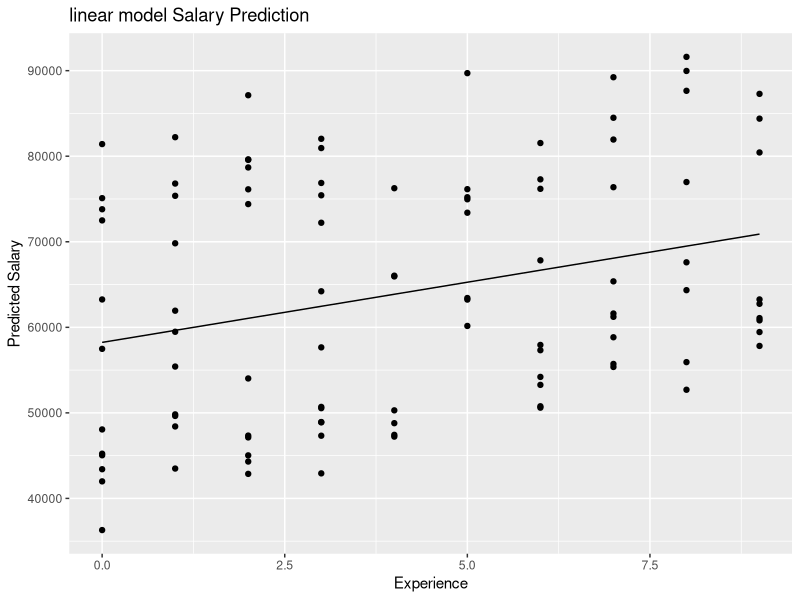
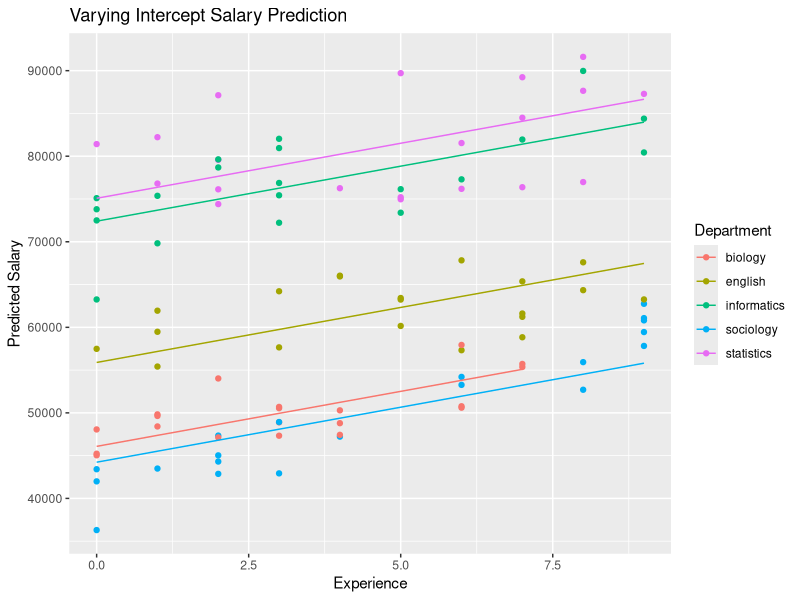
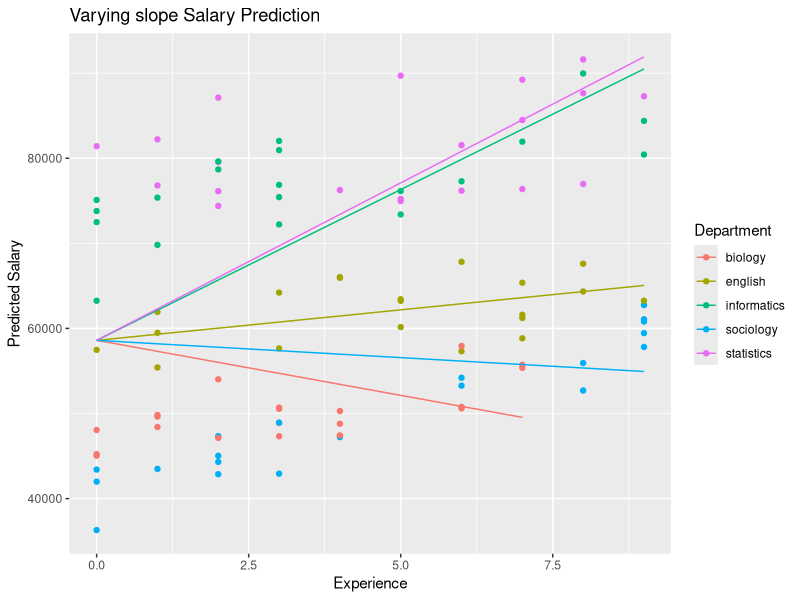
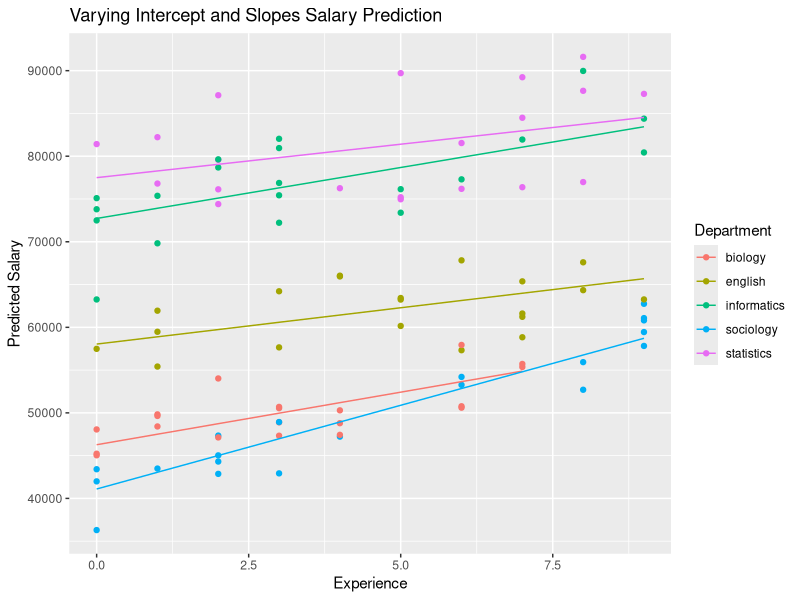
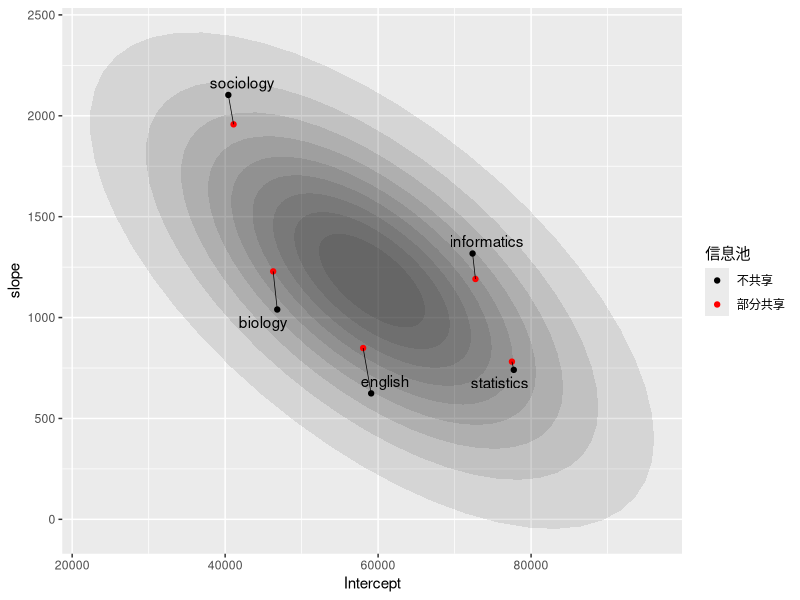

Generate these figures, in order, with R:
## ---- chunk 1
create_data <- function() {
  df <- tibble(
    ids = 1:100,
    department = rep(c("sociology", "biology", "english", "informatics", "statistics"), 20),
    bases = rep(c(40000, 50000, 60000, 70000, 80000), 20) * runif(100, .9, 1.1),
    experience = floor(runif(100, 0, 10)),
    raises = rep(c(2000, 500, 500, 1700, 500), 20) * runif(100, .9, 1.1)
  )


  df <- df %>% mutate(
    salary = bases + experience * raises
  )
  df
}
## ---- chunk 2
library(tidyverse)
library(lme4)
library(modelr)
library(broom)
library(broom.mixed)

df <- create_data()
df
## ---- chunk 3
# Model without respect to grouping
m1 <- lm(salary ~ experience, data = df)
m1
## ---- chunk 4
broom::tidy(m1)
## ---- chunk 5
df %>% modelr::add_predictions(m1)
## ---- chunk 6
# Model without respect to grouping
df %>%
  add_predictions(m1) %>%
  ggplot(aes(x = experience, y = salary)) +
  geom_point() +
  geom_line(aes(x = experience, y = pred)) +
  labs(x = "Experience", y = "Predicted Salary") +
  ggtitle("linear model Salary Prediction") +
  scale_colour_discrete("Department")
## ---- chunk 7
# Model with varying intercept
m2 <- lmer(salary ~ experience + (1 | department), data = df)
m2
## ---- chunk 8
broom.mixed::tidy(m2, effects = "fixed")
broom.mixed::tidy(m2, effects = "ran_vals")
## ---- chunk 9
df %>%
  add_predictions(m2) %>%
  ggplot(aes(
    x = experience, y = salary, group = department,
    colour = department
  )) +
  geom_point() +
  geom_line(aes(x = experience, y = pred)) +
  labs(x = "Experience", y = "Predicted Salary") +
  ggtitle("Varying Intercept Salary Prediction") +
  scale_colour_discrete("Department")
## ---- chunk 10
# Model with varying slope
m3 <- lmer(salary ~ experience + (0 + experience | department), data = df)
m3
## ---- chunk 11
broom.mixed::tidy(m3, effects = "fixed")
broom.mixed::tidy(m3, effects = "ran_vals")
## ---- chunk 12
df %>%
  add_predictions(m3) %>%
  ggplot(aes(
    x = experience, y = salary, group = department,
    colour = department
  )) +
  geom_point() +
  geom_line(aes(x = experience, y = pred)) +
  labs(x = "Experience", y = "Predicted Salary") +
  ggtitle("Varying slope Salary Prediction") +
  scale_colour_discrete("Department")
## ---- chunk 13
# Model with varying slope and intercept
m4 <- lmer(salary ~ experience + (1 + experience | department), data = df)
m4
## ---- chunk 14
broom.mixed::tidy(m4, effects = "fixed")
broom.mixed::tidy(m4, effects = "ran_vals")
## ---- chunk 15
df %>%
  add_predictions(m4) %>%
  ggplot(aes(
    x = experience, y = salary, group = department,
    colour = department
  )) +
  geom_point() +
  geom_line(aes(x = experience, y = pred)) +
  labs(x = "Experience", y = "Predicted Salary") +
  ggtitle("Varying Intercept and Slopes Salary Prediction") +
  scale_colour_discrete("Department")
## ---- chunk 16
df %>%
  group_by(department) %>%
  group_modify(
    ~ broom::tidy(lm(salary ~ 1 + experience, data = .))
  )
## ---- chunk 17
broom::tidy(m1)
## ---- chunk 18
complete_pooling <-
  broom::tidy(m1) %>%
  dplyr::select(term, estimate) %>%
  tidyr::pivot_wider(
    names_from = term,
    values_from = estimate
  ) %>%
  dplyr::rename(Intercept = `(Intercept)`, slope = experience) %>%
  dplyr::mutate(pooled = "complete_pool") %>%
  dplyr::select(pooled, Intercept, slope)

complete_pooling
## ---- chunk 19
partial_pooling <-
  coef(m4)$department %>%
  tibble::rownames_to_column() %>%
  dplyr::rename(level = rowname, Intercept = `(Intercept)`, slope = experience) %>%
  dplyr::mutate(pooled = "partial_pool") %>%
  dplyr::select(pooled, level, Intercept, slope)

partial_pooling
## ---- chunk 20
no_pool <- df %>%
  dplyr::group_by(department) %>%
  dplyr::group_modify(
    ~ broom::tidy(lm(salary ~ 1 + experience, data = .))
  )
no_pool
## ---- chunk 21
un_pooling <- no_pool %>%
  dplyr::select(department, term, estimate) %>%
  tidyr::pivot_wider(
    names_from = term,
    values_from = estimate
  ) %>%
  dplyr::rename(Intercept = `(Intercept)`, slope = experience) %>%
  dplyr::mutate(pooled = "no_pool") %>%
  dplyr::select(pooled, level = department, Intercept, slope)

un_pooling
## ---- chunk 22
library(ggrepel)

un_pooling %>%
  dplyr::bind_rows(partial_pooling) %>%
  ggplot(aes(x = Intercept, y = slope)) +
  purrr::map(
    c(seq(from = 0.1, to = 0.9, by = 0.1)),
    .f = function(level) {
      stat_ellipse(
        geom = "polygon", type = "norm",
        size = 0, alpha = 1 / 10, fill = "gray10",
        level = level
      )
    }
  ) +
  geom_point(aes(group = pooled, color = pooled)) +
  geom_line(aes(group = level), size = 1 / 4) +
  # geom_point(data = complete_pooling, size = 4, color = "red") +
  geom_text_repel(
    data = . %>% filter(pooled == "no_pool"),
    aes(label = level)
  ) +
  scale_color_manual(
    name = "信息池",
    values = c(
      "no_pool" = "black",
      "partial_pool" = "red" # ,
      # "complete_pool" = "#A65141"
    ),
    labels = c(
      "no_pool" = "不共享",
      "partial_pool" = "部分共享" # ,
      # "complete_pool" = "完全共享"
    )
  ) #+
# theme_classic()
## ---- chunk 23
lmer(salary ~ 1 + (1 + experience | department), data = df)
# vs
lmer(salary ~ 1 + (1 | department) + (0 + experience | department), data = df)
